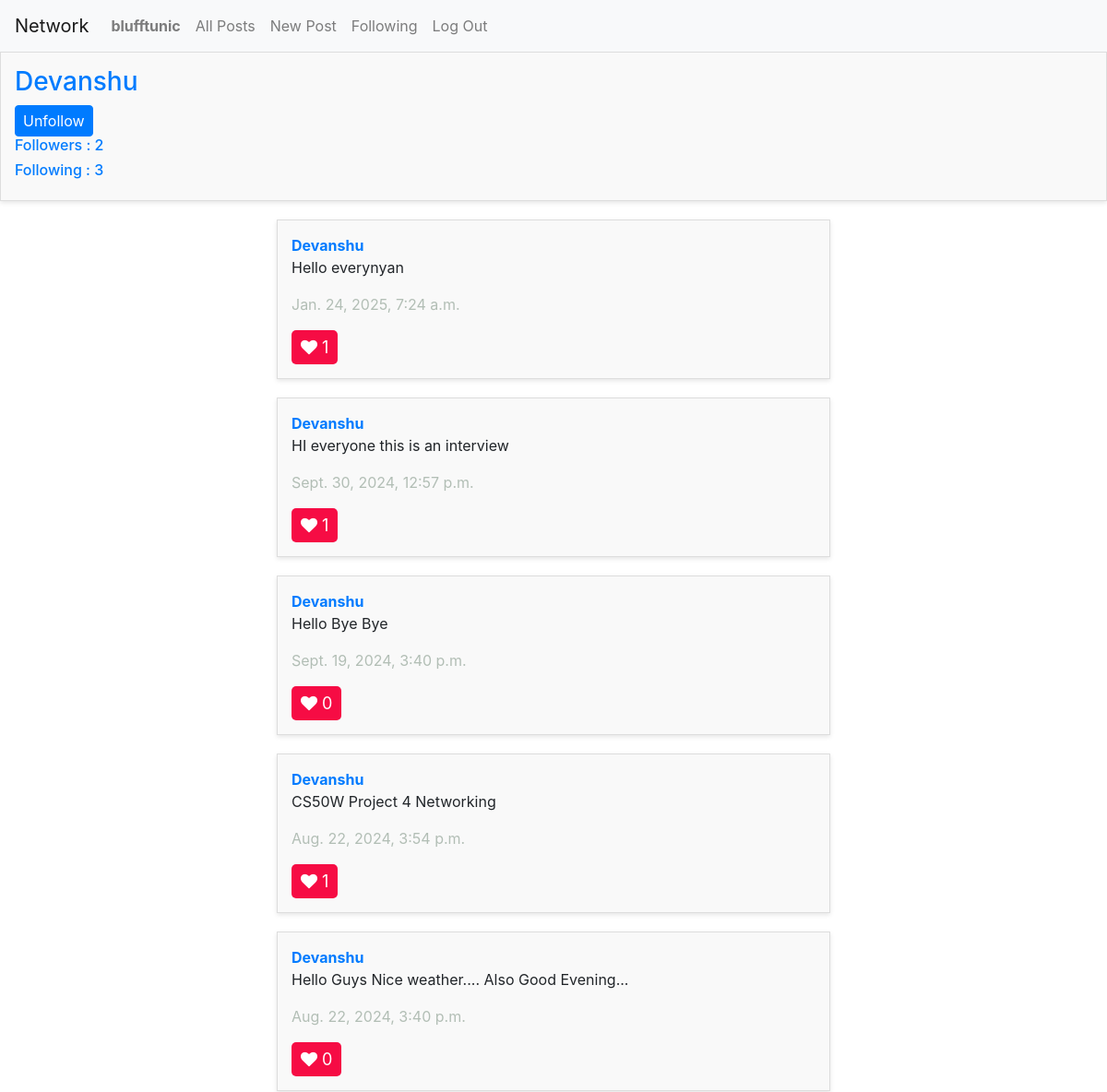
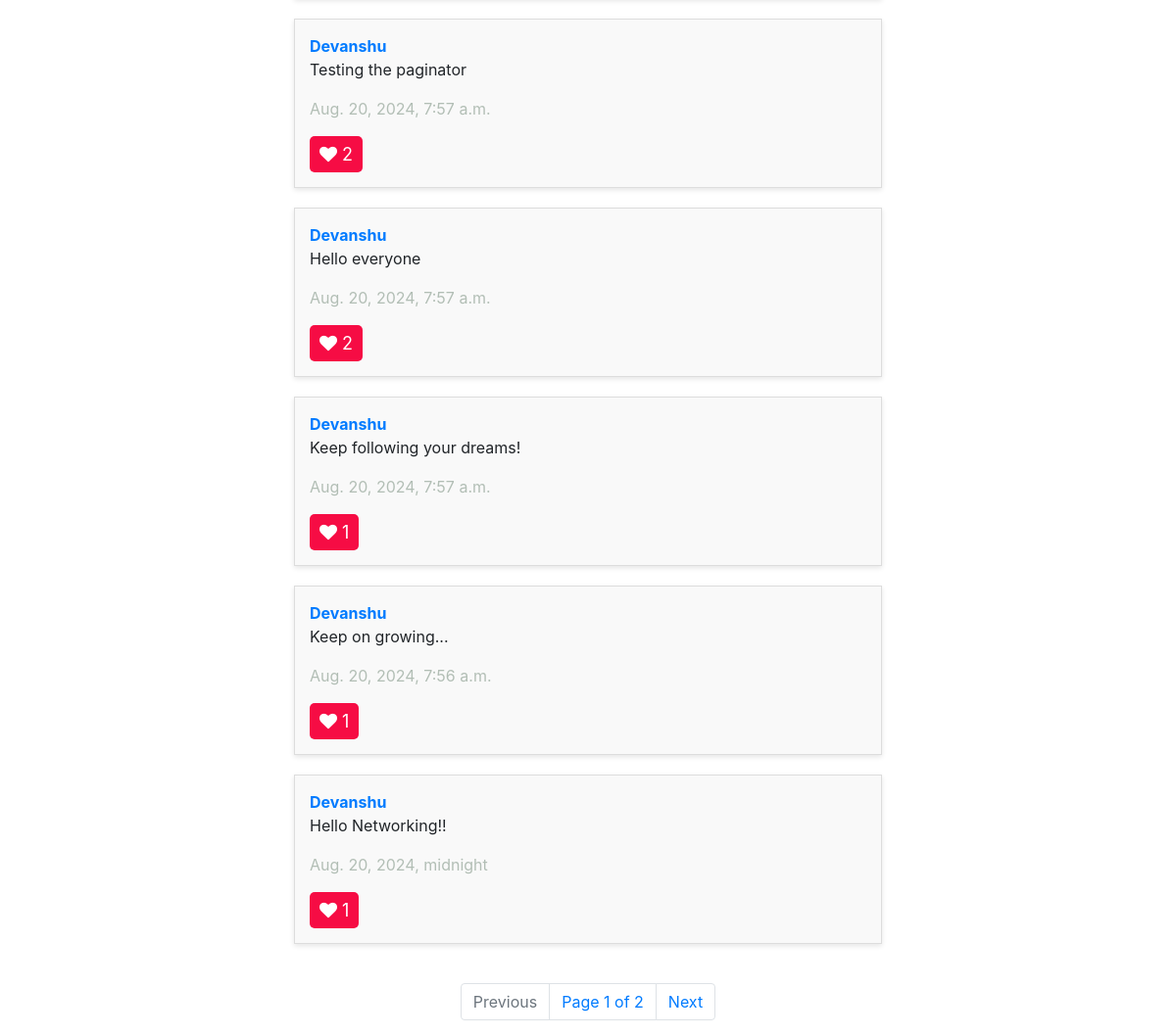
Screenshot of /profile/1/ (signed in) with the database file from the repository (2 pictures, top to bottom).
### network/models.py (models this page shows, shortened)
class User(AbstractUser):
    followers = models.IntegerField(blank=True, null=True, default=0)
    following = models.IntegerField(blank=True, null=True, default=0)

class Post(models.Model):
    user = models.ForeignKey(User, on_delete=models.CASCADE, related_name="userpost")
    text = models.TextField()
    likes = models.IntegerField(blank=True, null=True, default =0)
    timestamp = models.DateTimeField(auto_now_add=True)

### network/views.py (the view)
# urls.py: path("profile/<int:user_id>/", views.profile_page, name="profile_page"),
def profile_page(request, user_id):
    profile_user = User.objects.get(pk=user_id)
    current_user = request.user
    posts = Post.objects.filter(user=profile_user).order_by('-id')
    followers = Following.objects.filter(following = profile_user).count()
    followings = Following.objects.filter(user = profile_user).count()
    is_following = Following.objects.filter(user=current_user, following=profile_user).exists()
    p = Paginator(posts, 10)
    page_number = request.GET.get('page')
    page_obj = p.get_page(page_number)
    try:
        page_obj = p.get_page(page_number)
    except PageNotAnInteger:
        page_obj = p.page(1)
    except EmptyPage:
        page_obj = p.page(p.num_pages)
    if isinstance(request.user, AnonymousUser):
        liked_post_ids = set()
    else:
        liked_posts = Like.objects.filter(user=request.user, like=True).values_list('post_id', flat=True)
        liked_post_ids = set(liked_posts)
    return render(request, 'network/profile.html', {
        "profile":profile_user,
        "posts":page_obj,
        "page_obj":page_obj,
        "is_following":is_following,
        "followers" : followers,
        "followings": followings,
        "liked_post_ids":liked_post_ids
    })

### network/templates/network/profile.html (shortened to what this page needs)
{% extends 'network/layout.html' %}
{% load static %}
{% block body %}
    <div id="post">
        <div id="user">
            <h3>{{ profile }}</h3>
            {% if user.is_authenticated and request.user != profile %}
                <button class="btn btn-primary py-1 px-2 ms-auto" id="followButton">
                    {% if is_following %}
                        Unfollow
                    {% else %}
                        Follow
                    {% endif %}
                </button>
            {% endif %}
            <h6>Followers : {{ followers }}</h6>
            <h6>Following : {{ followings }}</h6>
        </div>
    </div>
    <div id="posts">
        {% for post in page_obj %}
            <div id="post">
                <a href="{% url 'profile_page' user_id=post.user.id %}" id="user"><strong>{{ post.user }}</strong></a>
                <br>
                <div class="editButton-{{ post.id }}" id="edit-text">
                    <p id = "postBody-{{ post.id }}">{{ post.text }}</p>
                </div>
                <p id="timestamp">{{ post.timestamp }}</p>
                <button id="like" data-post-id="{{ post.id }}" class="like-button {% if post.id in liked_post_ids %}liked{% endif %}">
                        <i class="fa fa-heart" style="font-size:18px" ></i>
                     <span class="count" id="like-count-{{ post.id }}">{{ post.likes }}</span>
                     </button>
            </div>
        {% endfor %}
    </div>
    <nav class="Page-navigation">
        <ul class="pagination">
            {% if page_obj.has_previous %}
                <li class="page-item">
                    <a class="page-link" href="?page={{ page_obj.previous_page_number }}" tabindex="-1">Previous</a>
                </li>
            {% else %}
                <li class="page-item disabled">
                    <a class="page-link" tabindex="-1" aria-disabled="true">Previous</a>
                </li>
            {% endif %}
            <li class="page-link">Page {{ page_obj.number }} of {{ page_obj.paginator.num_pages }}</li>
            {% if page_obj.has_next %}
                <li class="page-item">
                    <a class="page-link" href="?page={{ page_obj.next_page_number }}">Next</a>
                </li>
            {% else %}
                <li class="page-item disabled">
                    <a class="page-link" aria-disabled="true">Next</a>
                </li>
            {% endif %}
        </ul>
    </nav>
{% endblock %}

### network/templates/network/layout.html (shortened to what this page needs)
{% load static %}
<!DOCTYPE html>
<html lang="en">
    <head>
        <link rel="stylesheet" href="https://stackpath.bootstrapcdn.com/bootstrap/4.4.1/css/bootstrap.min.css">
        <link href="{% static 'network/styles.css' %}" rel="stylesheet">
        <link rel="stylesheet" href="https://cdnjs.cloudflare.com/ajax/libs/font-awesome/4.7.0/css/font-awesome.min.css">
    </head>
    <body>
        <nav class="navbar navbar-expand-lg navbar-light bg-light">
            <a class="navbar-brand" href="{% url 'index' %}">Network</a>
            <div>
              <ul class="navbar-nav mr-auto">
                {% if user.is_authenticated %}
                    <li class="nav-item">
                        <a class="nav-link" href="{% url 'profile_page' user_id=user.id %}"><strong>{{ user.username }}</strong></a>
                    </li>
                {% endif %}
                <li class="nav-item">
                  <a class="nav-link" href="{% url 'index' %}" id="allposts">All Posts</a>
                </li>
                {% if user.is_authenticated %}
                    <li class="nav-item">
                        <a class="nav-link" href="{% url 'new_post' %}" id="newpost">New Post</a>
                    </li>
                    <li class="nav-item">
                        <a class="nav-link" href="{% url 'following' %}">Following</a>
                    </li>
                    <li class="nav-item">
                        <a class="nav-link" href="{% url 'logout' %}">Log Out</a>
                    </li>
                {% endif %}
              </ul>
            </div>
          </nav>
        <div class="body">
            {% block body %}
            {% endblock %}
        </div>
    </body>
</html>

### network/static/network/styles.css (style rules this page uses)
body { background-image: url("https://images.pexels.com/photos/19670/pexels-photo.jpg?auto=compress&cs=tinysrgb&w=1260&h=750&dpr=2"); background-repeat: no-repeat; background-size: cover; background-position: center; }
#posts { display: flex; flex-direction: column; align-items: center; margin: 20px auto; width: 50%; }
#post { background-color: #f9f9f9; border: 1px solid #ddd; padding: 15px; margin-bottom: 20px; width: 100%; box-shadow: 0px 2px 5px rgba(0, 0, 0, 0.1); transition: transform 0.2s ease; }
#user { color: #007bff; text-decoration: none; }
#timestamp { color:#B2BEB5; }
.Page-navigation { display: flex; flex-direction: column; align-items: center; }
.like-button { border: none; padding-left:10px; padding-right:10px; padding-top:5px; padding-bottom:5px; background-color:#F60C44; color:white; font-size:18px; border-radius:5px; }
#edit-text { display: block; }

### rows the page displays
User: username "blufftunic"
User: username "Devanshu"
Post: user "Devanshu", text "Hello everynyan", timestamp "Jan. 24, 2025, 7:24 a.m.", likes "1"
Post: user "Devanshu", text "HI everyone this is an interview", timestamp "Sept. 30, 2024, 12:57 p.m.", likes "1"
Post: user "Devanshu", text "Hello Bye Bye", timestamp "Sept. 19, 2024, 3:40 p.m.", likes "0"
Post: user "Devanshu", text "CS50W Project 4 Networking", timestamp "Aug. 22, 2024, 3:54 p.m.", likes "1"
Post: user "Devanshu", text "Hello Guys Nice weather.... Also Good Evening...", timestamp "Aug. 22, 2024, 3:40 p.m.", likes "0"
Post: user "Devanshu", text "Testing the paginator", timestamp "Aug. 20, 2024, 7:57 a.m.", likes "2"
Post: user "Devanshu", text "Hello everyone", timestamp "Aug. 20, 2024, 7:57 a.m.", likes "2"
Post: user "Devanshu", text "Keep following your dreams!", timestamp "Aug. 20, 2024, 7:57 a.m.", likes "1"
Post: user "Devanshu", text "Keep on growing...", timestamp "Aug. 20, 2024, 7:56 a.m.", likes "1"
Post: user "Devanshu", text "Hello Networking!!", timestamp "Aug. 20, 2024, midnight", likes "1"

### other values shown
{{ followers }} "2"
{{ followings }} "3"
{{ page_obj.number }} "1"
{{ page_obj.paginator.num_pages }} "2"
